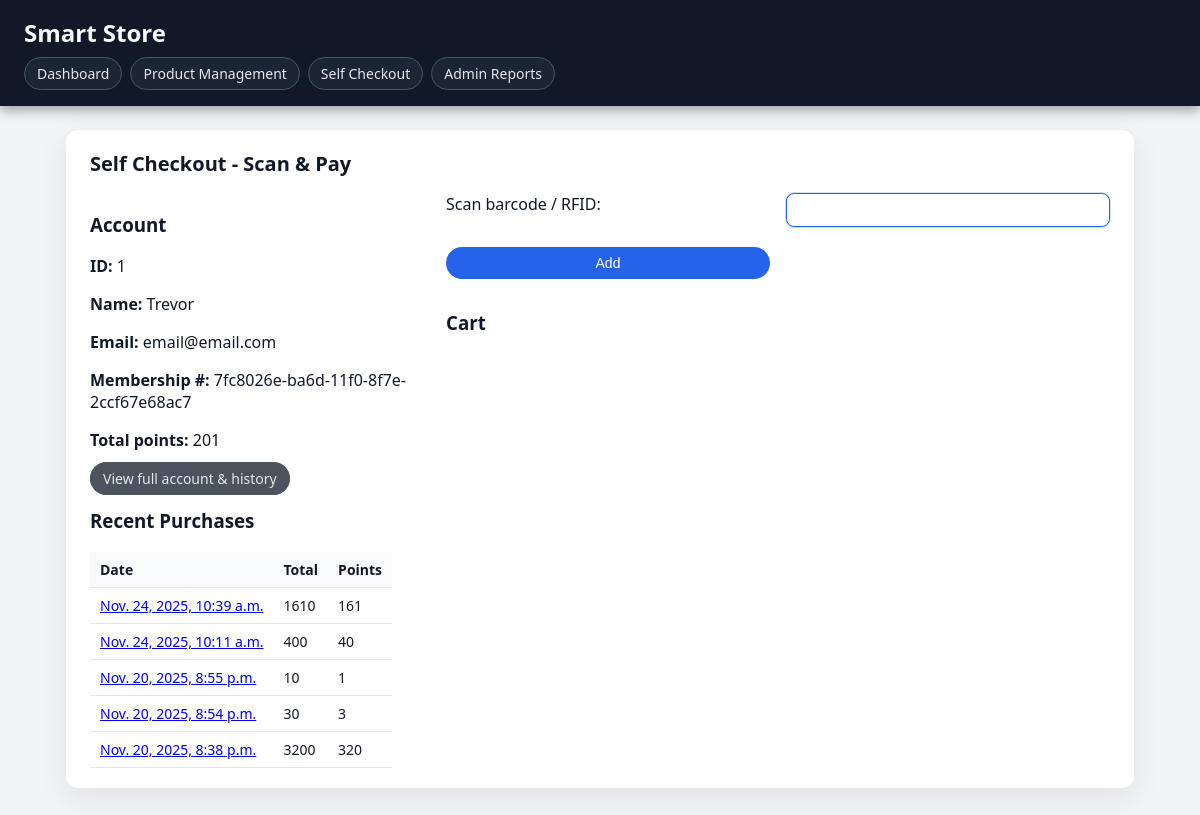
Screenshot of /self-checkout/cart/ (signed in) with the database file from the repository.
### phase3/models.py (models this page shows)
class Customers(models.Model):
    name = models.CharField(max_length=100)
    email = models.CharField(max_length=100, unique=True)
    phone_number = models.CharField(unique=True, max_length=15, blank=True, validators=[RegexValidator(regex=r'^\d{9,15}$')])
    password = models.CharField(null=False)
    membership_id = models.UUIDField(default=uuid.uuid1, editable=False)
    points = models.PositiveIntegerField(default=0, null=False)

class Receipts(models.Model):
    customer_id = models.ForeignKey(Customers, on_delete=models.CASCADE)
    time = models.DateTimeField()
    points_earned = models.IntegerField(default=0)
    total_price = models.IntegerField()

### phase3/views.py (the view)
# urls.py: path('self-checkout/cart/', views.self_checkout_cart, name='self_checkout_cart'),
def self_checkout_cart(request):
    customer_id = request.session.get("customer_id")
    guest_mode = request.session.get("guest_mode", False)
    if not customer_id and not guest_mode:
        return redirect("self_checkout_login")
    customer = get_object_or_404(Customers, id=customer_id) if customer_id else None
    products = Products.objects.all().order_by("name")
    receipts = Receipts.objects.filter(customer_id=customer).order_by("-time")
    context = {
        "customer": customer,
        "products": products,
        "receipts": receipts,
    }
    return render(request, "self_checkout_cart.html", context)

### phase3/templates/self_checkout_cart.html (shortened to what this page needs)
{% extends "base.html" %}
{% load static %}
{% block content %}
<section class="card">
    <h2>Self Checkout - Scan & Pay</h2>
    <div style="display:grid; grid-template-columns:1fr 2fr; gap:24px;">
        <div>
            <h3>Account</h3>
            <p><strong>ID: </strong> {{ customer.id }}</p>
            <p><strong>Name:</strong> {{ customer.name }}</p>
            <p><strong>Email:</strong> {{ customer.email }}</p>
            <p><strong>Membership #:</strong> {{ customer.membership_id }}</p>
            <p><strong>Total points:</strong> {{ customer.points }}</p>
            <p class="account">
                <a href="{% url 'customer_account' %}">View full account & history</a>
            </p>
            <h3>Recent Purchases</h3>
            <table>
                <tr>
                    <th>Date</th>
                    <th>Total</th>
                    <th>Points</th>
                </tr>
                {% for r in receipts|slice:":5" %}
                <tr>
                    <td><a href="{% url 'receipt_detail' r.id %}">{{ r.time }}</a></td>
                    <td>{{ r.total_price }}</td>
                    <td>{{ r.points_earned }}</td>
                </tr>
                {% empty %}
                <tr><td colspan="3">No purchases yet.</td></tr>
                {% endfor %}
            </table>
        </div>
        <div>
            <div class="scan-bar">
                <form id="scan-form" onsubmit="handleScan(event)">
                    <label for="scan-code">Scan barcode / RFID:</label>
                    <input id="scan-code" type="text" autocomplete="off" autofocus>
                    <button type="submit">Add</button>
                </form>
            </div>
            <h3>Cart</h3>
        </div>
    </div>
</section>
{% endblock %}

### static/css/main.css (style rules this page uses)
*, *::before, *::after { box-sizing: border-box; }
body { margin: 0; font-family: system-ui, -apple-system, BlinkMacSystemFont, "Segoe UI", sans-serif; background: #f3f4f6; color: #111827; }
.account a { text-decoration: none; padding: 6px 12px; border-radius: 999px; border: 1px solid #4b5563; font-size: 14px; color: #e5e7eb; background: rgba(31, 41, 55, 0.8); }
.card { background: #ffffff; border-radius: 12px; padding: 20px 24px; margin-bottom: 24px; box-shadow: 0 10px 30px rgba(15, 23, 42, 0.08); }
.card h2 { margin-top: 0; margin-bottom: 16px; font-size: 20px; color: #111827; }
form { display: grid; grid-template-columns: repeat(auto-fit, minmax(220px, 1fr)); gap: 12px 16px; }
form label { margin-bottom: 4px; font-weight: 500; }
input, select, textarea { padding: 8px 10px; border-radius: 8px; border: 1px solid #d1d5db; font-size: 14px; }
button[type="submit"], button { border: none; border-radius: 999px; padding: 8px 16px; font-size: 14px; font-weight: 500; cursor: pointer; background: #2563eb; color: #ffffff; margin-top: 8px; }
table { width: 100%; border-collapse: collapse; margin-top: 12px; font-size: 14px; }
th, td { padding: 8px 10px; border-bottom: 1px solid #e5e7eb; }
th { text-align: left; background: #f9fafb; font-weight: 600; }
.card table { display: block; overflow-x: auto; }

### rows the page displays
Customers: id "1", name "Trevor", email "email@email.com", membership_id "7fc8026e-ba6d-11f0-8f7e-2ccf67e68ac7", points "201"
Receipts: time "Nov. 24, 2025, 10:39 a.m.", total_price "1610", points_earned "161"
Receipts: time "Nov. 24, 2025, 10:11 a.m.", total_price "400", points_earned "40"
Receipts: time "Nov. 20, 2025, 8:55 p.m.", total_price "10", points_earned "1"
Receipts: time "Nov. 20, 2025, 8:54 p.m.", total_price "30", points_earned "3"
Receipts: time "Nov. 20, 2025, 8:38 p.m.", total_price "3200", points_earned "320"
